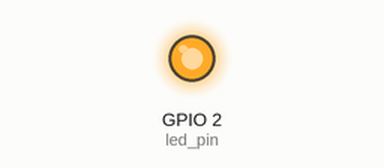
This sketch was run on a simulated ESP32. Parts: output pins drawn as LEDs (lit = HIGH).

Above: at 0.16 s.
At 41.4 s:
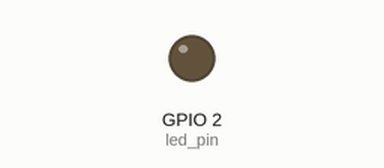
Timing chart, 0 to 69.8 s (numbered marks = the images above):
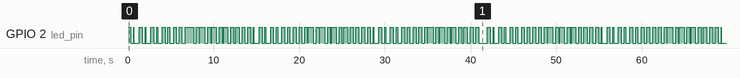

Measured:
- by itself, GPIO 2 (led_pin): moves between LOW and HIGH, repeating every 53.7 s
- by itself, everything shown: repeats every 12.7 s, in 38 steps

The sketch:

IntroRTOSPart2Challenge.ino
```cpp
// Use only core 1 for demo purposes
#if CONFIG_FREERTOS_UNICORE
static const BaseType_t app_cpu = 0;
#else
static const BaseType_t app_cpu = 1;
#endif


//Pins
static const int led_pin = LED_BUILTIN;

//our task
void toggleLED1(void *parameter)
{
  while(1)
  {
  digitalWrite(led_pin,HIGH);
  vTaskDelay(700 / portTICK_PERIOD_MS);
  digitalWrite(led_pin,LOW);
  vTaskDelay(700 / portTICK_PERIOD_MS);
  }
}

void toggleLED2(void *parameter)
{
  while(1)
  {
   digitalWrite(led_pin,HIGH);
  vTaskDelay(333 / portTICK_PERIOD_MS);
  digitalWrite(led_pin,LOW);
  vTaskDelay(333 / portTICK_PERIOD_MS);
  }
}

//setup() and loop() run as their own tasks w/ priority 1 in core 1.

void setup() {

  pinMode(led_pin,OUTPUT);

  xTaskCreatePinnedToCore(    //use xTaskCreate() in vanilla FREERTOS
    toggleLED1,              //our task function
    "Toggle LED 1",           // name of task
    1024,                   //Stack size (bytes in ESP32,words in FREERTOS
    NULL,                   //Parameter to pass to function
    1,                      //priority (higher=greater priority, 0 to configMAX_PRIORITIES-1)
    NULL,                   //Task Handle
    app_cpu);               //Run on one core for demo purposes

    xTaskCreatePinnedToCore(    //use xTaskCreate() in vanilla FREERTOS
    toggleLED2,              //our task function
    "Toggle LED 2",           // name of task
    1024,                   //Stack size (bytes in ESP32,words in FREERTOS
    NULL,                   //Parameter to pass to function
    1,                      //priority (higher=greater priority, 0 to configMAX_PRIORITIES-1)
    NULL,                   //Task Handle
    app_cpu);               //Run on one core for demo purposes
}

//NOTE - seems like priotity 1 is the highest priority? I can't get priority 0 to work.

//IF this were vanilla FREERTOS, you'd need to call the scheduler via vTaskStartScheduler() in main after setting up tasks.
//Its already called for us via arduino.

void loop() {
  // put your main code here, to run repeatedly:

}
```
